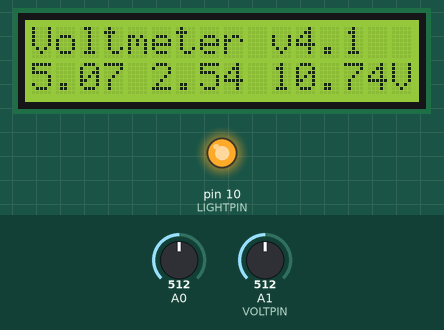
This sketch was run on a simulated Arduino Uno, built with avr-gcc and run on an emulated ATmega328P. Parts: 16×2 character LCD, output pins drawn as LEDs (lit = HIGH). Inputs (shaded band) come from the test bench; at power-on: A1 (VOLTPIN) = 512, A0 = 512. What the sketch prints to the serial monitor is not drawn.

Above: at 1.2 s.
1.3 s: A1 (VOLTPIN) set to 370
At 2.4 s:
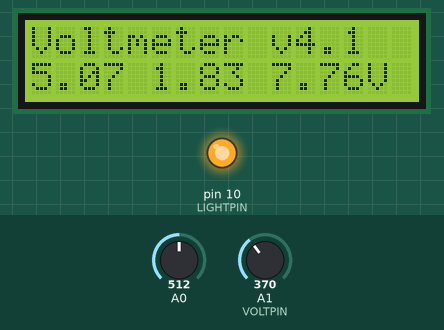
2.8 s: A0 set to 390
5.8 s: A0 set to 371
At 6.7 s:
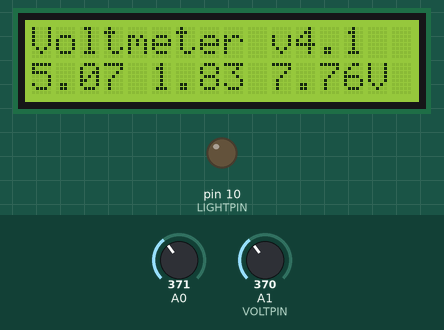
7.3 s: A1 (VOLTPIN) set to 511
At 8.6 s:
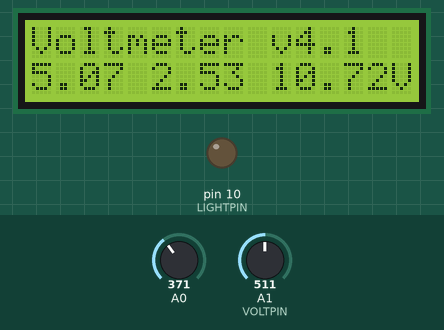
8.8 s: A1 (VOLTPIN) set to 306
At 10.1 s:
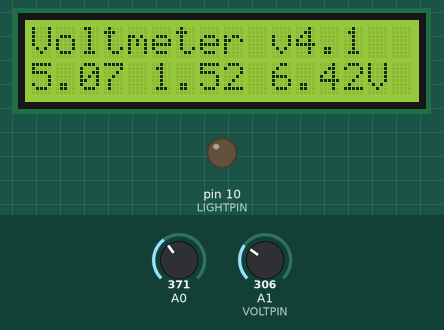
10.3 s: A1 (VOLTPIN) set to 565
At 12.1 s:
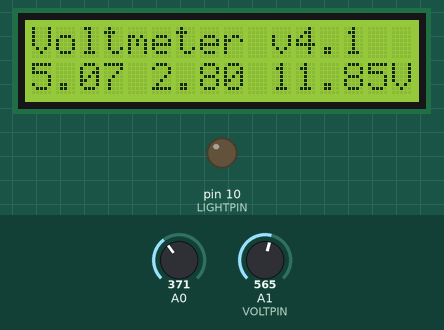
Timing chart, 0 to 12.8 s (numbered marks = the images above; inputs shaded):
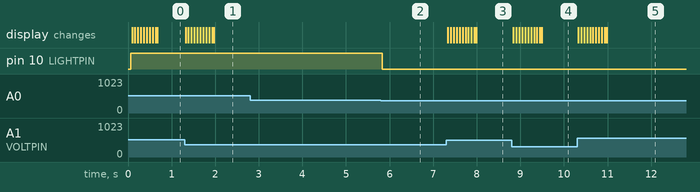

The sketch:

Voltmeter4.ino
```cpp
/*************************************************************************************
 *
 * Based on the LCDButton test sketch but modified to read up to 21V on pin A1
 * v1 just reads voltage and displays on screen
 * v2 turn LCD backlight on/off
 * v3 add averaging for volt readings
 * v4 add calibration against internal Vcc
 * v4.1 remove resistor calibration factor
 *
 **************************************************************************************/

#include <LiquidCrystal.h>

LiquidCrystal lcd(8, 9, 4, 5, 6, 7);           // select the pins used on the LCD panel
const int LIGHTPIN = 10; // pin 10 controls the backlight

// define some values used by the panel and buttons
int lcd_key     = 0;
int adc_key_in  = 0;
boolean lightOn = true;  // keep track of whether the LCD light is on or off

#define btnRIGHT  0
#define btnUP     1
#define btnDOWN   2
#define btnLEFT   3
#define btnSELECT 4
#define btnNONE   5

int read_LCD_buttons(){               // read the buttons
  adc_key_in = analogRead(0);       // read the value from the sensor

  // my buttons when read are centered at these valies: 0, 144, 329, 504, 741
  // we add approx 50 to those values and check to see if we are close
  // We make this the 1st option for speed reasons since it will be the most likely result

  if (adc_key_in > 1000) return btnNONE;

  // For V1.1 us this threshold
  /*
    if (adc_key_in < 50)   return btnRIGHT;
   if (adc_key_in < 250)  return btnUP;
   if (adc_key_in < 450)  return btnDOWN;
   if (adc_key_in < 650)  return btnLEFT;
   if (adc_key_in < 850)  return btnSELECT;
   */

  // For V1.0 comment the other threshold and use the one below:
  if (adc_key_in < 50)   return btnRIGHT;
  if (adc_key_in < 195)  return btnUP;
  if (adc_key_in < 380)  return btnDOWN;
  if (adc_key_in < 555)  return btnLEFT;
  if (adc_key_in < 790)  return btnSELECT;

  return btnNONE;                // when all others fail, return this.
}


const int VOLTPIN = 1;  // Analog volt read pin
//const float VOLT_CALIBRATION = 0.993; // calibration factor for correcting voltage around the 12-13V range
const float VOLT_CALIBRATION = 1.0; // calibration factor for correcting voltage around the 12-13V range
const int NUM_VOLT_READINGS = 10; // number of volt readings to average over

int voltReadings[NUM_VOLT_READINGS]; // array to hold volt readings
int voltIndex = 0; // index of the current reading
int voltTotal = 0; // total of all the volt readings
float voltAverage = 0.0; // average volt readings
double Vcc; // internal Vcc

// Variables for voltage divider
float denominator;
// actual resistor values for voltage divider, measured by multimeter
int resistor1 = 14890; // nominal 15000
int resistor2 = 4610; // nominal 4700;

// function to read internall Vcc
long readVcc() {
  long result;
  ADMUX = _BV(REFS0)  | _BV(MUX3) | _BV(MUX2) | _BV(MUX1);
  delay(2);
  ADCSRA |= _BV(ADSC); //convert
  while (bit_is_set(ADCSRA,ADSC));
  result = ADCL;
  result |= ADCH <<8;
//  result = 1125300L / result;  // assumes exactly 1.1V ref
  result = 1141609L / result; // acutal measurement of Vcc was 4.9 vs 4.83 from 1125300 value
  return result;
}

void setup(){
  Serial.begin(9600);
  analogReference(DEFAULT);

  //  Convert resistor values to division value
  //  R2 / (R1 + R2)
  denominator = (float)resistor2 / (resistor1 + resistor2);

  // initialise the volt readings to 0
  for ( int thisReading = 0; thisReading < NUM_VOLT_READINGS; thisReading++ ) {
    voltReadings[thisReading] = 0;
  }

  lcd.begin(16, 2);               // start the library
  lcd.setCursor(0,0);             // set the LCD cursor   position
  lcd.print("Voltmeter v4.1");   // print title message


}

void loop(){
  lcd_key = read_LCD_buttons();   // read the buttons

    switch (lcd_key) {               // depending on which button was pushed, we perform an action

  case btnRIGHT:
    {             //  push button "RIGHT" and show the word on the screen
      break;
    }
  case btnLEFT:
    {
      break;
    }
  case btnUP:
    {
      lightOn = true;  // turn backlight on
      break;
    }
  case btnDOWN:
    {
      lightOn = false;  // turn backlight off
      break;
    }
  case btnSELECT:
    {
      break;
    }
  case btnNONE:
    {
      break;
    }
  }
  if ( lightOn ) {
    analogWrite(LIGHTPIN,255); // turn light on
  }
  else {
    analogWrite(LIGHTPIN,0); // turn light off
  }

  lcd.setCursor(0,1);             // move to the begining of the second line

  // do the voltage readings and average calculation

  voltTotal -= voltReadings[voltIndex]; // subtract the last volt reading
  voltReadings[voltIndex] = analogRead(VOLTPIN); // read the volt pin into index location
  voltTotal += voltReadings[voltIndex]; // add the new volt reading to the total
  voltIndex++; // increment the volt index
  // reset the volt index if at the end of the array
  if ( voltIndex >= NUM_VOLT_READINGS ) {
    voltIndex = 0;
  }

  voltAverage = voltTotal / NUM_VOLT_READINGS; // calculate the average

  Serial.print("pin value=");
  Serial.print(voltAverage);

  // Convert to actual voltage (0 - 5 Vdc)
  Vcc = readVcc() / 1000.0; // read internal Vcc
  Serial.print(" Vcc=");
  Serial.print(Vcc);
  lcd.print(Vcc);
  lcd.print(" ");

  //  voltAverage = (voltAverage / 1023.0) * 5.0; // scale to 0 - 5 V range
  voltAverage = (voltAverage / 1023.0) * Vcc; // scale to 0 - 5 V range


  // print pin voltage
  lcd.print(voltAverage);
  lcd.print(" ");

  Serial.print(" pin voltage=");
  Serial.print(voltAverage);


  //Convert to voltage before divider
  //  Divide by divider = multiply
  //  Divide by 1/5 = multiply by 5
  voltAverage = voltAverage / denominator * VOLT_CALIBRATION;

  Serial.print(" divided voltage=");
  Serial.println(voltAverage);


  // print divided voltage
  lcd.print(voltAverage);
  lcd.print("V ");

  //Delay to make serial out readable
  delay(10);

}
```

Measured:
- the behaviour switches between 380 and 379 on A0 (found by bisection; images 1 and 2)
- after the input at 1.3 s, the display: first changes at once (image 1 shows a later state)
- after the input at 2.8 s, every drawn part: stays the same
- after the input at 5.8 s, pin 10 (LIGHTPIN): HIGH → LOW at once
- after the input at 7.3 s, the display: first changes at once (image 3 shows a later state)
- after the input at 8.8 s, the display: first changes at once (image 4 shows a later state)
- after the input at 10.3 s, the display: first changes at once (image 5 shows a later state)
